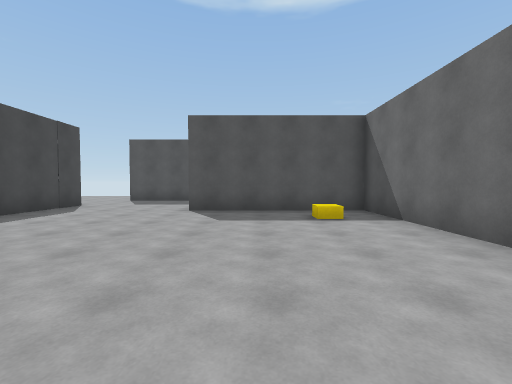
View 1 (above)

24 first-person views from a walk through a Unity game level. The camera is 1.4 m above the floor, tilts 2° down and sees 90° across. The floor is counted in squares, 2 m on a side. Each view is taken from the middle of a square. On the plan, view 1 faces up. The plan holds only what a view shows up to about 9 squares ahead; the rest is blank. The place goes on beyond the plan. The player character is not drawn.

View 2
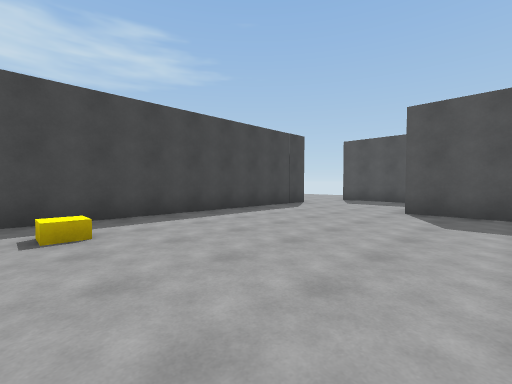

View 3
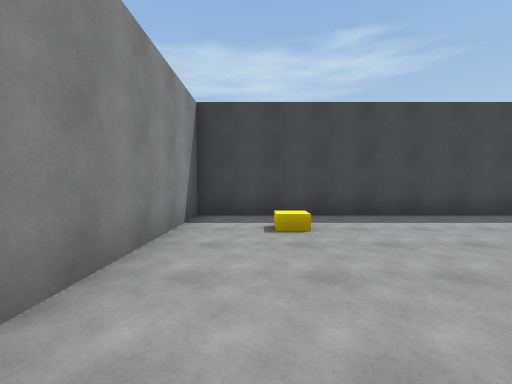

View 4
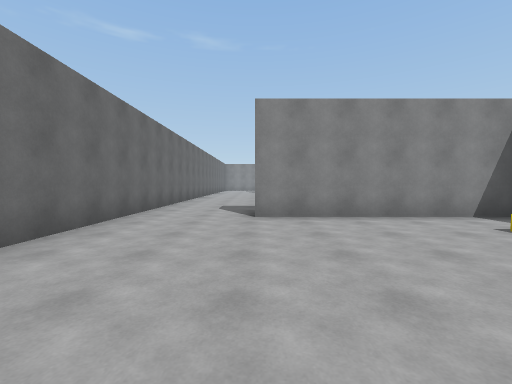

View 5
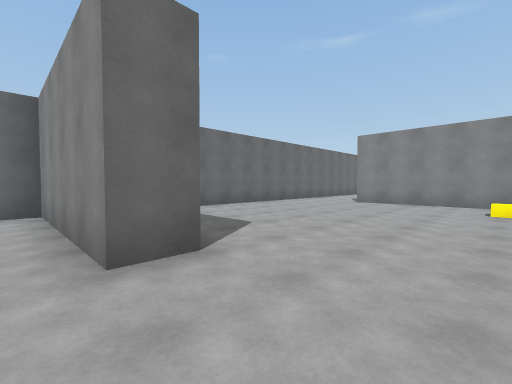

View 6
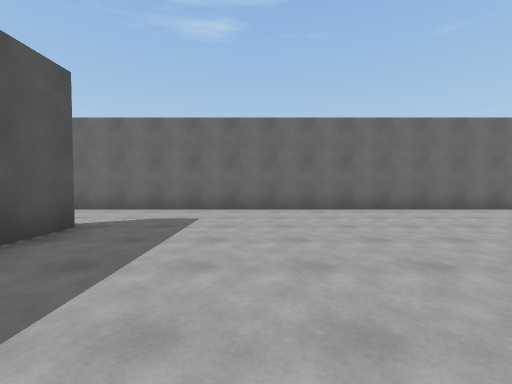

View 7
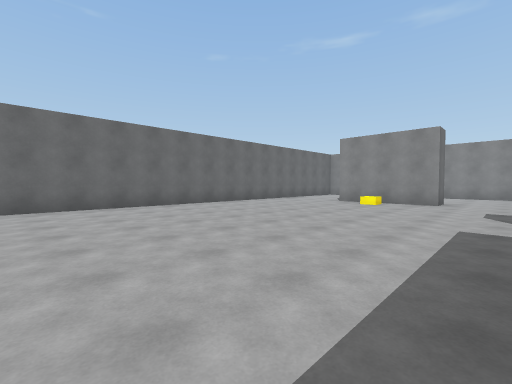

View 8
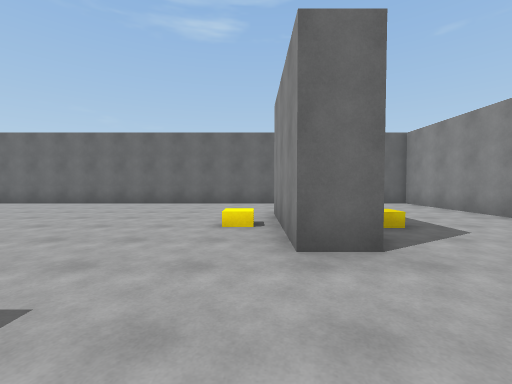

View 9
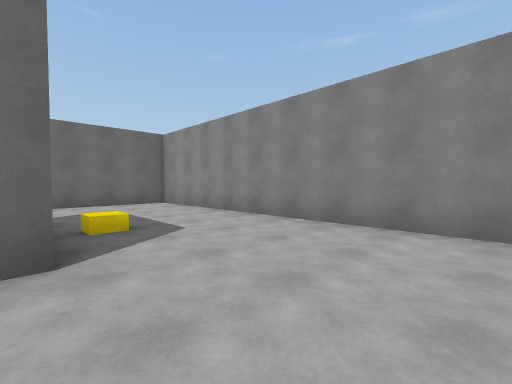

View 10
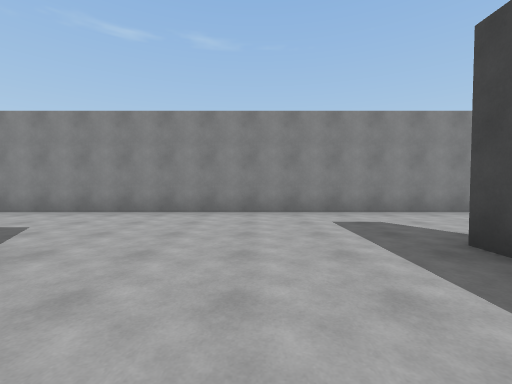

View 11
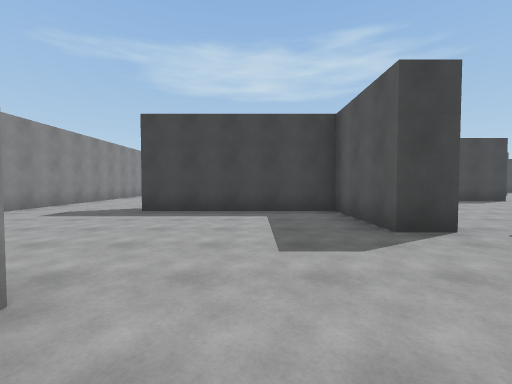

View 12
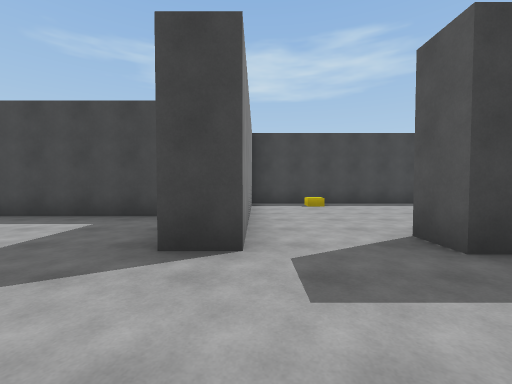

View 13
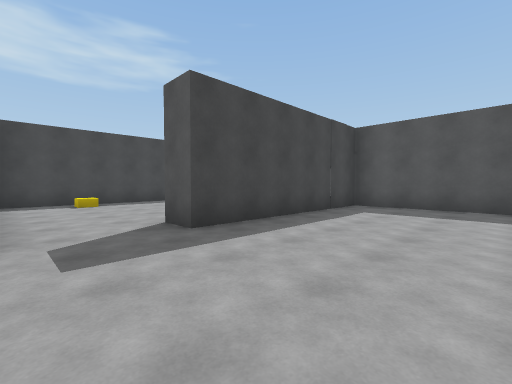

View 14
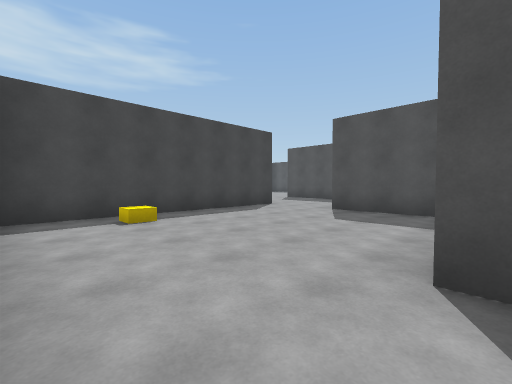

View 15
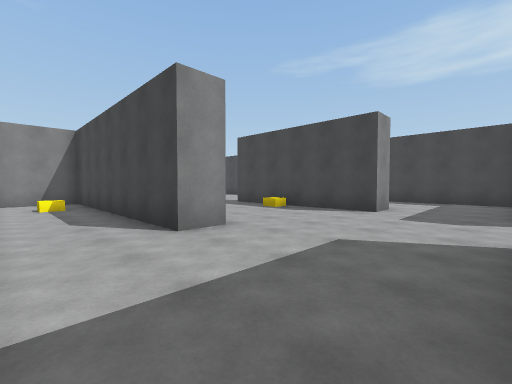

View 16
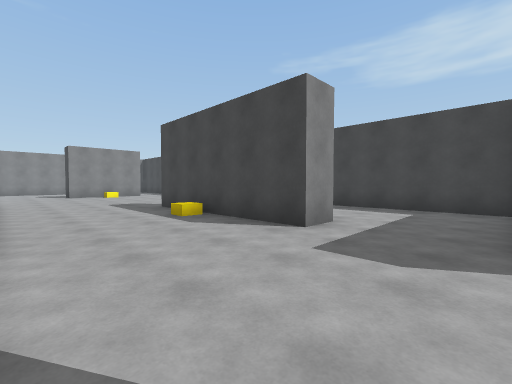

View 17
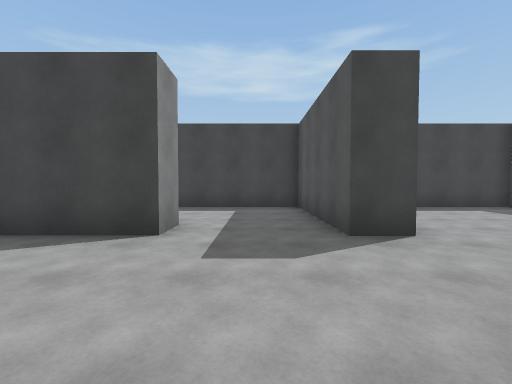

View 18
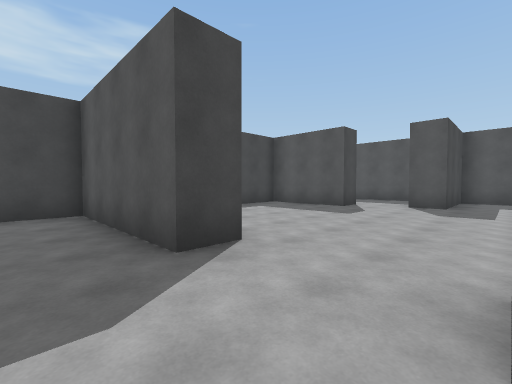

View 19
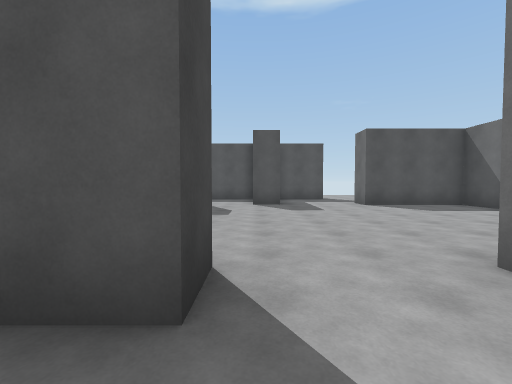

View 20
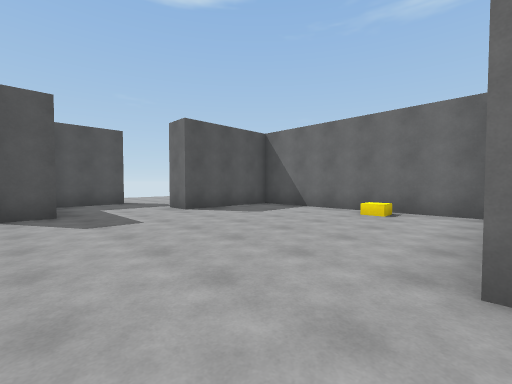

View 21
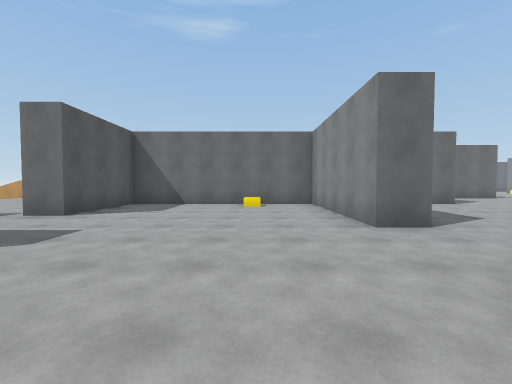

View 22
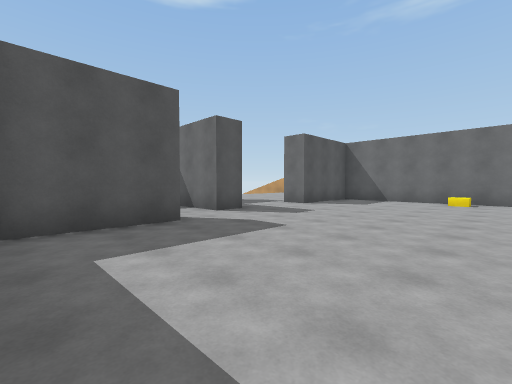

View 23
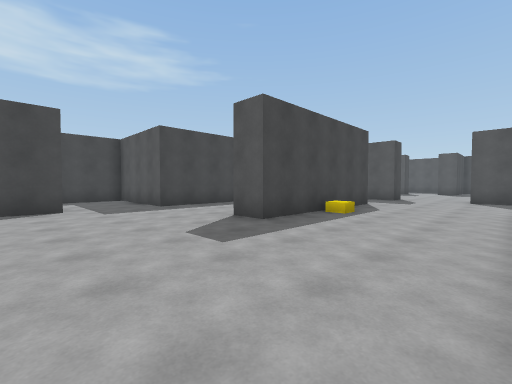

View 24
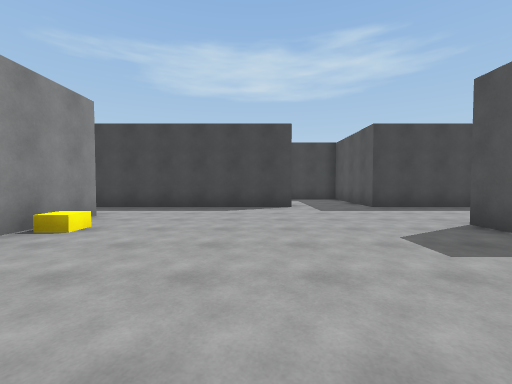

### Floor plan
Points are (right, up) in squares from view 1. A wall is a line through its corners. A room is listed if a view was taken in it or the views show most of it. See-through windows are left out.
Room 1 (views 1, 2, 3, 4, 5)
walls: (-5.5, 8) (-5.5, -1.3) (0.1, -1.3); (2.8, -1.5) (2.8, 6.5) (-1.7, 6.5) (-1.7, 7.4) (2.8, 7.4) (2.8, 8.1)
ways out: opening at (1.5, -2) to room 2
objects: other object (-4, 1); other object (1, 5)
Room 2 (views 6, 7, 8, 9, 10, 11, 12, 13, 14, 15, 16, 17, 18, 19, 20, 21, 22, 23, 24)
walls: (-7, -3.7) (-9.4, -3.7) (-9.4, -2.9); (-12.8, -3.4) (-11.8, -3.4) (-11.8, -10.1) (-5.5, -10.1) (-5.5, -11) (-8.4, -11) (-8.4, -15.9); (-13, 0.2) (-14, 0.2) (-14, 1.1) (-9.4, 1.1) (-9.4, 7.1) (-12.5, 7.1) (-12.5, 8); (-17.4, -2.3) (-16.4, -2.3) (-16.4, -7.4) (-17.4, -7.4); (-3.4, -15.4) (-3.4, -14.4) (-0.5, -14.4); (-20.4, -9.9) (-20.4, -15.8); (-18.5, -14.4) (-16.4, -14.4); (-16.4, 1.1) (-16.4, 0.2) (-20.4, 0.2) (-20.4, -7.6); (-11.2, -19.1) (2.8, -19.1) (2.8, -1.5); (0.1, -2.1) (-5.5, -2.1) (-5.5, -7.9) (-6.4, -7.9); (-17.6, 7.2) (-17.6, 6.5) (-20.1, 6.5); (-15.2, 8.5) (-15.2, 7.3) (-16.1, 7.3) (-16.1, 8.5); (-20.4, 6.5) (-20.4, 3.6)
ways out: opening at (1.5, -2) to room 1; opening at (-21, -8.5)
objects: other object (-17, -14); other object (-16, -5); other object (-11, -8); other object (-10, 3); other object (-2, -16); other object (-2, -14)

Where each view was taken, in squares from view 1:
view 1: 0 up, 0 right, facing up
view 2: 0 up, 0 right, facing up-left
view 3: 0 up, 0 right, facing left
view 4: 4 up, 0 right, facing down
view 5: 8 up, 4 left, facing down-right
view 6: 5 down, 4 left, facing right
view 7: 5 down, 5 left, facing down-right
view 8: 14 down, 6 left, facing right
view 9: 15 down, 6 left, facing down-right
view 10: 13 down, 6 left, facing down
view 11: 13 down, 2 left, facing left
view 12: 10 down, 3 left, facing left
view 13: 10 down, 2 left, facing up-left
view 14: 10 down, 6 left, facing up-left
view 15: 0 up, 10 left, facing down-left
view 16: 0 up, 13 left, facing down-left
view 17: 1 down, 13 left, facing left
view 18: 1 down, 14 left, facing up-left
view 19: 1 down, 16 left, facing up
view 20: 1 up, 16 left, facing up-right
view 21: 3 up, 18 left, facing right
view 22: 2 up, 20 left, facing up-right
view 23: 11 down, 13 left, facing up-left
view 24: 11 down, 13 left, facing left
